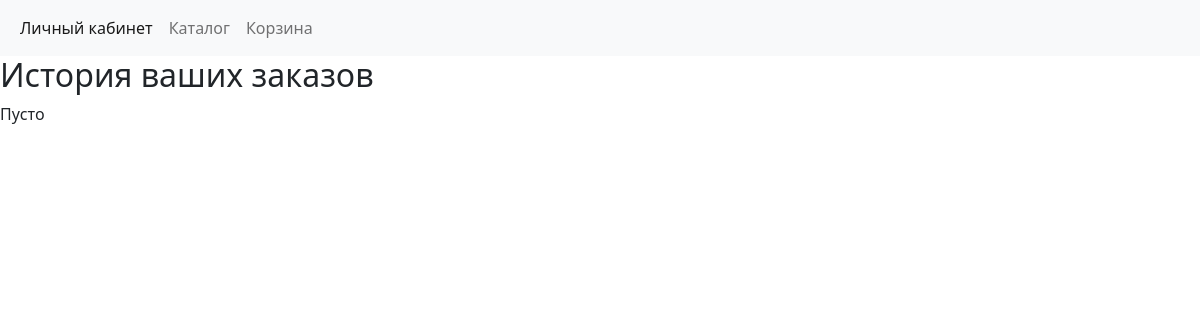
Page /history/ (signed in) on the earlier database version.
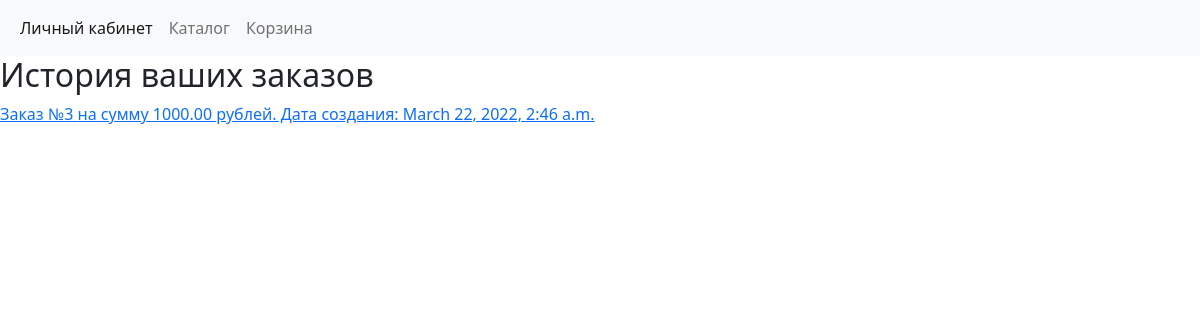
Same page on the later database version.
### order/models.py (models this page shows, shortened)
class Order(models.Model):
    id = models.BigAutoField(primary_key=True)
    id_user = models.ForeignKey(CustomUser, on_delete=models.CASCADE, null=True, to_field='id')
    phone = models.TextField(help_text='телефон заказчика', null=True)
    email = models.EmailField(help_text='Email', null=True)
    structure = models.TextField(default='Пусто', help_text='Состав заказа')
    cost = models.DecimalField(max_digits=15, decimal_places=2, default=0.00, help_text='Стоимость заказа')
    address = models.CharField(max_length=300, null=True, help_text='Адрес доставки')
    created_on = models.DateTimeField(auto_now_add=True, help_text='Время создания записи')
    class Meta:
        ordering = ('-created_on',)
        verbose_name = 'Order'
        verbose_name_plural = 'Orders'

### users/views.py (the view)
# urls.py: path('history/', views.history, name='history'),
def history(request):
    sell_base = Order.objects.filter(id_user=request.user.id)
    if sell_base:
        sell = Order.objects.filter(id_user=request.user.id)
    else:
        sell = None
    return render(request, 'users/history.html', context={'sell': sell})

### users/templates/users/history.html
{% extends 'base2.html' %}
{% block content %}
<h2>
    История ваших заказов
</h2>
{% if sell %}
    {% for order in sell %}
    <a href="{% url 'detail_order' order.id%}"><p>Заказ №{{order.id}} на сумму {{order.cost}} рублей. Дата создания: {{order.created_on}}</p></a>
    {% endfor %}
{% else %}
    <p>Пусто</p>
{% endif %}
{% endblock %}

Differences in the rows shown:
added Order: id "3", cost "1000.00", created_on "March 22, 2022, 2:46 a.m."
Other differences:
text no longer shown: "Пусто"
